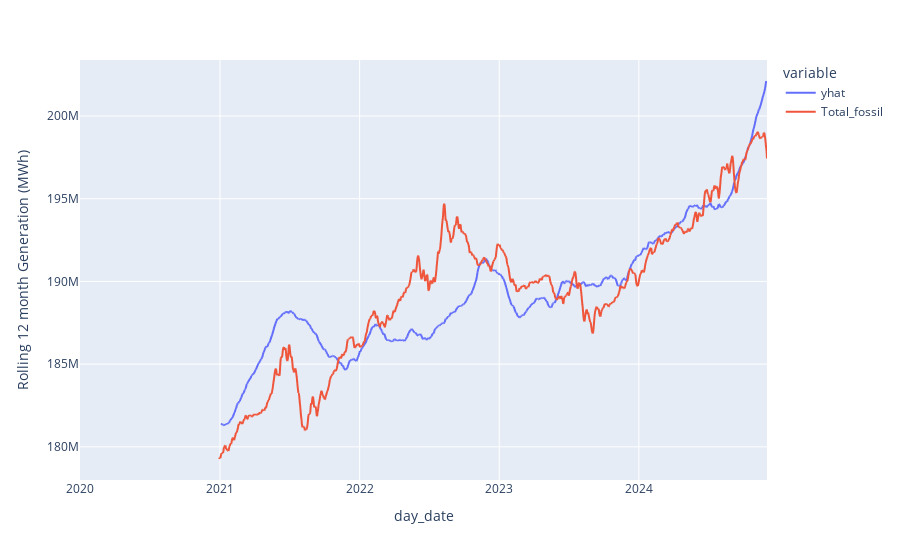

This figure's notebook cell:
### Code cell
px.line(test_RGGI_with_pred[['yhat','Total_fossil']],labels={'value':'Rolling 12 month Generation (MWh)'},width=900)

### Figure 1 — Plotly figure (JSON) as saved in the notebook; plotly's stock layout.template omitted (floating-point values rounded to 4 significant figures; data arrays with more than 128 entries replaced by an {"elided": "..."} marker saying what was removed)
{"data": [{"hovertemplate": "variable=yhat<br>day_date=%{x}<br>Rolling 12 month Generation (MWh)=%{y}<extra></extra>", "legendgroup": "yhat", "line": {"color": "#636efa", "dash": "solid"}, "marker": {"symbol": "circle"}, "mode": "lines", "name": "yhat", "showlegend": true, "type": "scattergl", "x": {"elided": "1797 str values"}, "xaxis": "x", "y": {"elided": "1797 float values"}, "yaxis": "y"}, {"hovertemplate": "variable=Total_fossil<br>day_date=%{x}<br>Rolling 12 month Generation (MWh)=%{y}<extra></extra>", "legendgroup": "Total_fossil", "line": {"color": "#EF553B", "dash": "solid"}, "marker": {"symbol": "circle"}, "mode": "lines", "name": "Total_fossil", "showlegend": true, "type": "scattergl", "x": {"elided": "1797 str values"}, "xaxis": "x", "y": {"elided": "1797 float values"}, "yaxis": "y"}], "layout": {"legend": {"title": {"text": "variable"}, "tracegroupgap": 0}, "margin": {"t": 60}, "width": 900, "xaxis": {"anchor": "y", "domain": [0, 1], "title": {"text": "day_date"}}, "yaxis": {"anchor": "x", "domain": [0, 1], "title": {"text": "Rolling 12 month Generation (MWh)"}}}}
